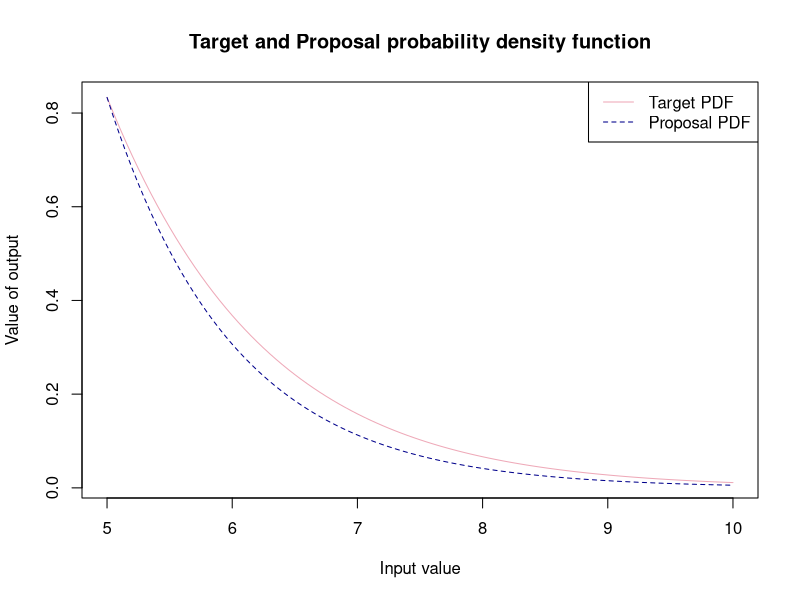
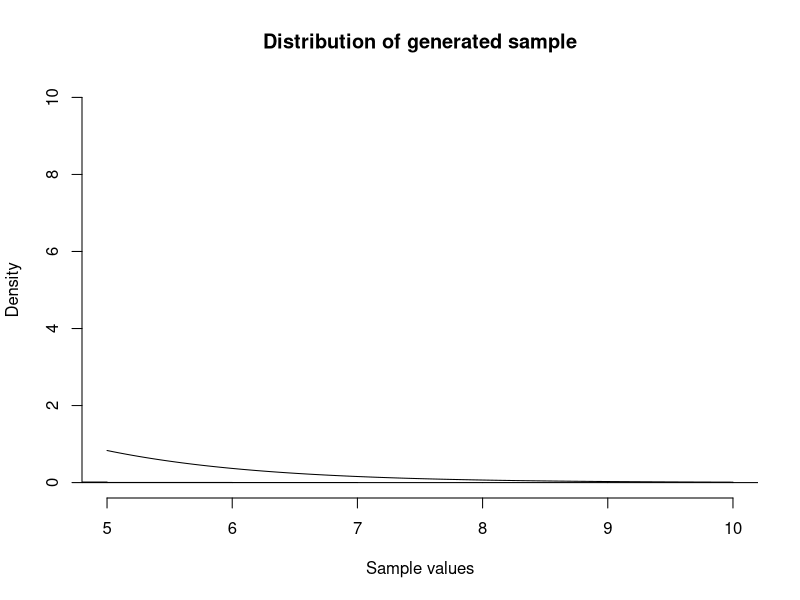
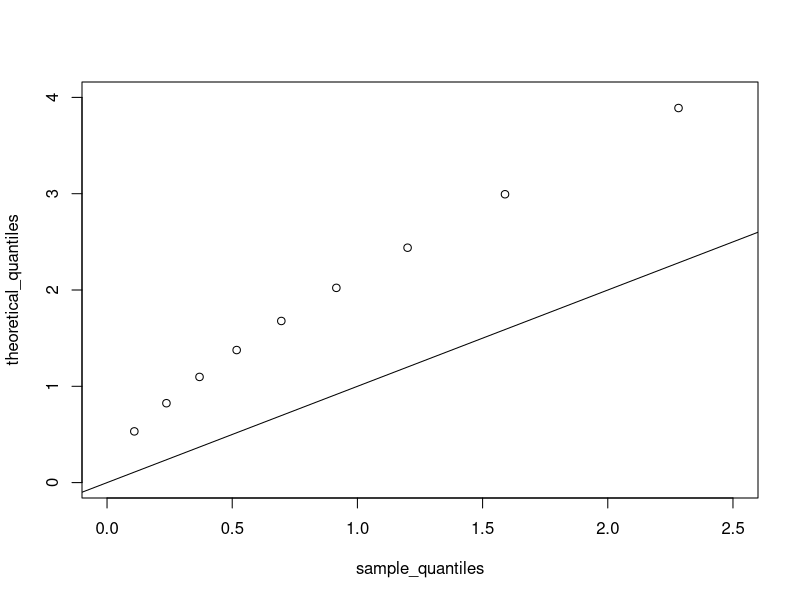
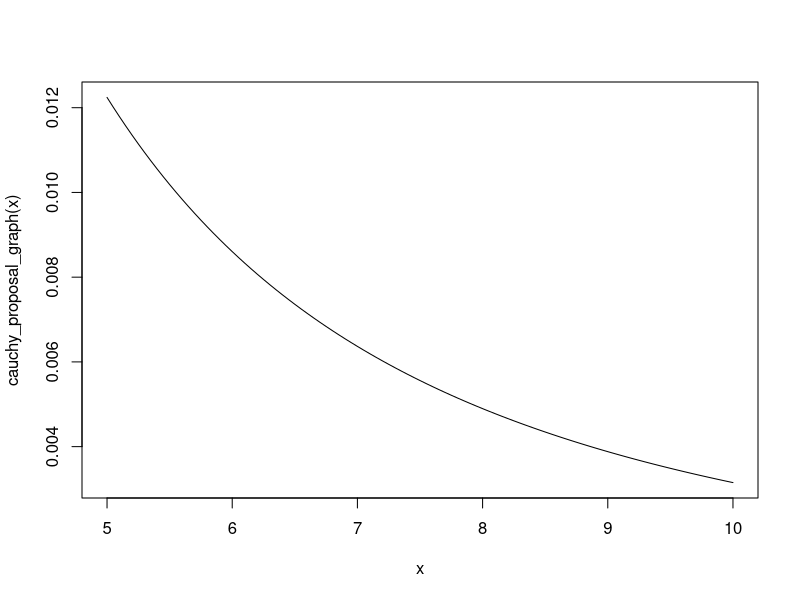
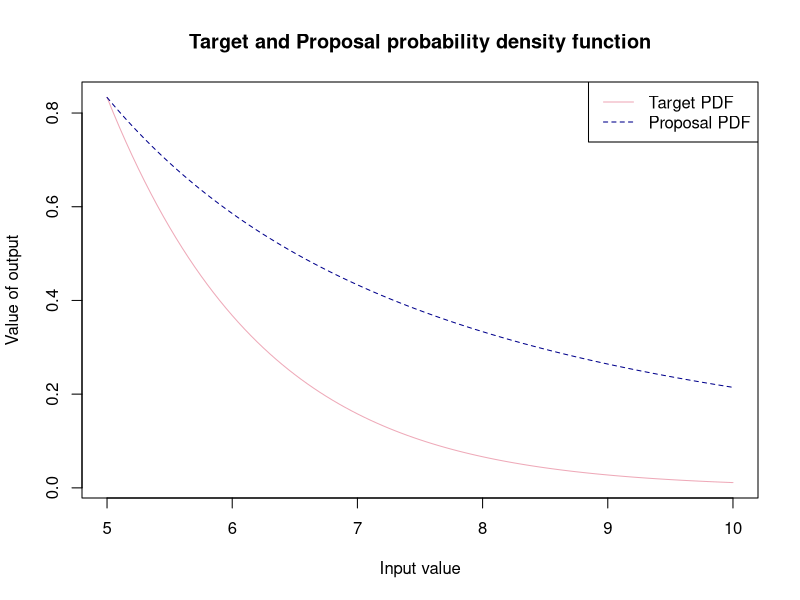

Generate these figures, in order, with R: (Note: this script raises an error after producing the figures.)
#-----------------------------------#
#-REJECTION SAMPLING - Gamma(2,1) --#----
#-----------------------------------#
#Defining our target pdf(density function to sample from) --------------------------
target_pdf<-function(x){
  (x*exp(-x))/(6*exp(-5))
}

#--------------------------------#
#--EXPONENTIAL PROPOSAL----------#----
#-------------------------------#
#Defining proposal pdf number generator(density that we easily sample from to use to accept or reject)--
proposal_pdf<- function(x){
   rexp(1, rate =1)
}
proposal_pdf_graph<- function(x){
  exp(-x)
}

# Graphing our target  and proposal probability density functions 
M <- ((5*exp(-5))/(6*exp(-5)))/(exp(-5))

curve(target_pdf(x), from = 5, to = 10, 
      xlab = "Input value",
      ylab = "Value of output",
      main = "Target and Proposal probability density function", col = "pink2")

curve( M * proposal_pdf_graph(x), from = 5, to = 10,
      xlab = "Input value",
      ylab = "Output value",
      main = "Proposal probability density funtion", add= T ,col = "blue4", lty = 2)
legend("topright", legend = c("Target PDF", "Proposal PDF"), 
       col = c("pink2", "blue4"), lty = c(1, 2))
#Rejection Sampling function -----------------------------------------------------
rgamma_2_1<-function(){
  
  set.seed(123)
  n<-5000
  sample_y<-numeric(n)
  number <- 0
  count<-0
  total_sample <-numeric(0)
  
  while(count<n) {
   
    #generated sample from proposal 
    y<-proposal_pdf(1)
    #uniform comparison
    u<- runif(1,0,1)
    #number of total generated samples
    number <- number + 1
    total_sample[number] <- y
    acceptance_rate <- round((length(sample_y)/ length(total_sample))*100 , digits = 3)
    
    #accept or reject criteria
    
    if( u > target_pdf(y)/ (M * proposal_pdf(y)))
    count<- count +1
    sample_y[count]<-y
    
  }
  number_of_samples <- length(total_sample)
  text <- "Acceptance rate:"
  percent <- "%"
  output<-paste(text,acceptance_rate,percent) #combining types to have preferred output 
  list( acceptance_rate = output, samples = sample_y, no_of_samples = number_of_samples ) #list of output from this function
}


list<- rgamma_2_1()   #creating a list of the acceptance rate and valid samples 
samples_gamma <- list$samples #creating a vector of the samples 
ac_rate <- list$acceptance_rate #acceptance rate 
no_samples <-list$no_of_samples  #number of total samples 
# Graphical display of distribution of sample and pdf ------------- -----------
# Using Histogram -------------------------------------------------------------
hist(samples_gamma, freq = FALSE,
     main = "Distribution of generated sample",
     xlab = "Sample values", ylim = c(0,10), xlim = c(5,10))
curve(target_pdf(x), add = TRUE)

# QQplot ----------------------------------------------------------------------
# We will now use a QQplot 
# Quantiles of the sample data 
sample_quantiles <- quantile(samples_gamma, probs = seq(0.1,1,0.1))
theoretical_quantiles <- qgamma(p = seq(0.1,1,0.1), shape =2 , rate =1)

plot(sample_quantiles, theoretical_quantiles, xlim = c(0,2.5), ylim = c(0,4))
abline(a= 0, b = 1)

#--------------------------------#
#--CAUCHY PROPOSAL--------------#----
#-------------------------------#

cauchy_proposal<- function(x){
  rcauchy(location = 0, scale = 1)
}
cauchy_proposal_graph<- function(x){
  (1/pi)*(1/(1+x^2))
}

curve(cauchy_proposal_graph(x), from = 5, to =10)

#Scaling factor with Cauchy proposal ------------------------------------------
M_cauchy <- ((5*exp(-5))/(6*exp(-5)))/((1/pi)*(1/(1+5^2)))

curve(target_pdf(x), from = 5, to = 10, 
      xlab = "Input value",
      ylab = "Value of output",
      main = "Target and Proposal probability density function", col = "pink2")

curve( M_cauchy * cauchy_proposal_graph(x), from = 5, to = 10,
       xlab = "Input value",
       ylab = "Output value",
       main = "Proposal probability density funtion", add= T ,col = "blue4", lty = 2)
legend("topright", legend = c("Target PDF", "Proposal PDF"), 
       col = c("pink2", "blue4"), lty = c(1, 2))

# Rejection sampling function ----------------------------------------------

# Number of samples we wish to generate 



rgamma_2_1_cauchy <- function(){
  
  rgamma_samples <- numeric(n) # list to store accepted samples 
  total_samples <- numeric(0)  # store total sample size 
  count <- 1                  #iterate our  while loop
  pos <- 1
  # while loop that runs until we have 5000 accepted samples 
  while (count < n) {
    # random value from a uniform distribution for comparison
    u <- runif(1, 0, 1)
    # value from cauchy distribution 
    x <- rcauchy( 1, 0, 1)
    # iterating along the list 
    pos  <- pos + 1
    total_samples[pos] <- x
    # now we can use the comparison opertaor to accept samples if the condition is met
    if ( u > proposal_pdf(x)/(M_cauchy * cauchy_proposal(x))){
      count <- count + 1
      rgamma_samples[count] <- x
    }
    
  }
  return(rgamma_samples)
}

rgamma_2_1_cauchy()
